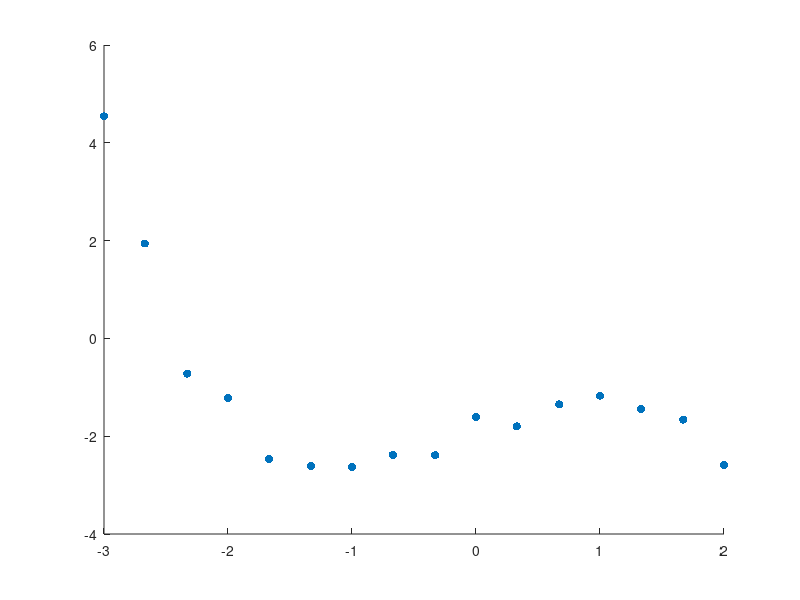

The MATLAB script that drew this image: (Note: this script raises an error after producing the figure.)
% This script applies Newton's Method to get optimized solution for poly-regress

% You can chagne "d" to test different polynomial powers (default is cubic polynomial)
d = 4

% You can chagne "Xs" and "Ys" to test different datasets
Xs = [-3.00 -2.67 -2.33 -2.00 -1.67 -1.33 -1.00 -0.67 -0.33 0.00 0.33 0.67 1.00 1.33 1.67 2.00];
Ys = [4.54 1.94 -0.72 -1.22 -2.47 -2.61 -2.63 -2.38 -2.39 -1.61 -1.80 -1.35 -1.17 -1.44 -1.66 -2.59];
N = length(Xs);

figure();
hold on;
	scatter(Xs,Ys,'filled');
	
	p = 1.5;
	qInitial = randn(d,1); 
	[q,~,fe] = findRootDEp(qInitial,Xs,Ys,p);
	DATA_i = linspace(min(Xs),max(Xs),4*N);
	plot(DATA_i,polyval(q(end:-1:1),DATA_i),'b-');
	fprintf('blue: p=%0.2f, y=%0.2fx^3+(%0.2f)x^2+(%0.2f)x+(%0.2f), err=%0.2f', p, q(end:-1:1), fe);

	p = 2.00;
	qInitial = randn(d,1); 
	[q,~,fe] = findRootDEp(qInitial,Xs,Ys,p);
	DATA_i = linspace(min(Xs),max(Xs),4*N);
	plot(DATA_i,polyval(q(end:-1:1),DATA_i),'g-');
    fprintf(newline)
	fprintf('green: p=%0.2f, y=%0.2fx^3+(%0.2f)x^2+(%0.2f)x+(%0.2f), err=%0.2f', p, q(end:-1:1), fe);

	p = 5.0;
	qInitial = randn(d,1); 
	[q,~,fe] = findRootDEp(qInitial,Xs,Ys,p);
	DATA_i = linspace(min(Xs),max(Xs),4*N);
	plot(DATA_i,polyval(q(end:-1:1),DATA_i),'r-');
    fprintf(newline)
	fprintf('red: p=%0.2f, y=%0.2fx^3+(%0.2f)x^2+(%0.2f)x+(%0.2f), err=%0.2f', p, q(end:-1:1), fe);

    fprintf(newline)
hold off;

% Gets the p-error of the simulating polynomial
function result = Ep(q,x,y,p)
    result = sum(abs(polyval(q(end:-1:1),x)-y).^p);
end

% Gets the first derivative of Ep
function result = dEp(q,x,y,p)
    r = polyval(q(end:-1:1),x)-y;
    result = zeros(length(q),1);
    for j=0:length(q)-1
        result(1+j) = sum(p*(abs(r).^(p-1)).*(x.^j).*sign(r));
    end
end

% Gets the second derivates of Ep
function result = ddEp(q,x,y,p)
    r = polyval(q(end:-1:1),x)-y;
    result = zeros(length(q),length(q));
    for j=0:length(q)-1
        for k=0:length(q)-1
            result(1+j,1+k) = sum(p*(p-1)*(abs(r).^(p-2)).*(x.^(j+k)));
        end
    end
end

% Gets optimal polynomial minimizing Ep
function [qroot,newtonerror,finalerror] = findRootDEp(qInitial,x,y,p)
    maxItr = 15; itr = 0; q = qInitial;
    while (itr < maxItr)
        dq = ddEp(q,x,y,p)\dEp(q,x,y,p);
        q = q - dq;
        itr = itr+1;
    end
    qroot = q; newtonerror = norm(dEp(qroot,x,y,p)); finalerror = Ep(qroot,x,y,p);
end


